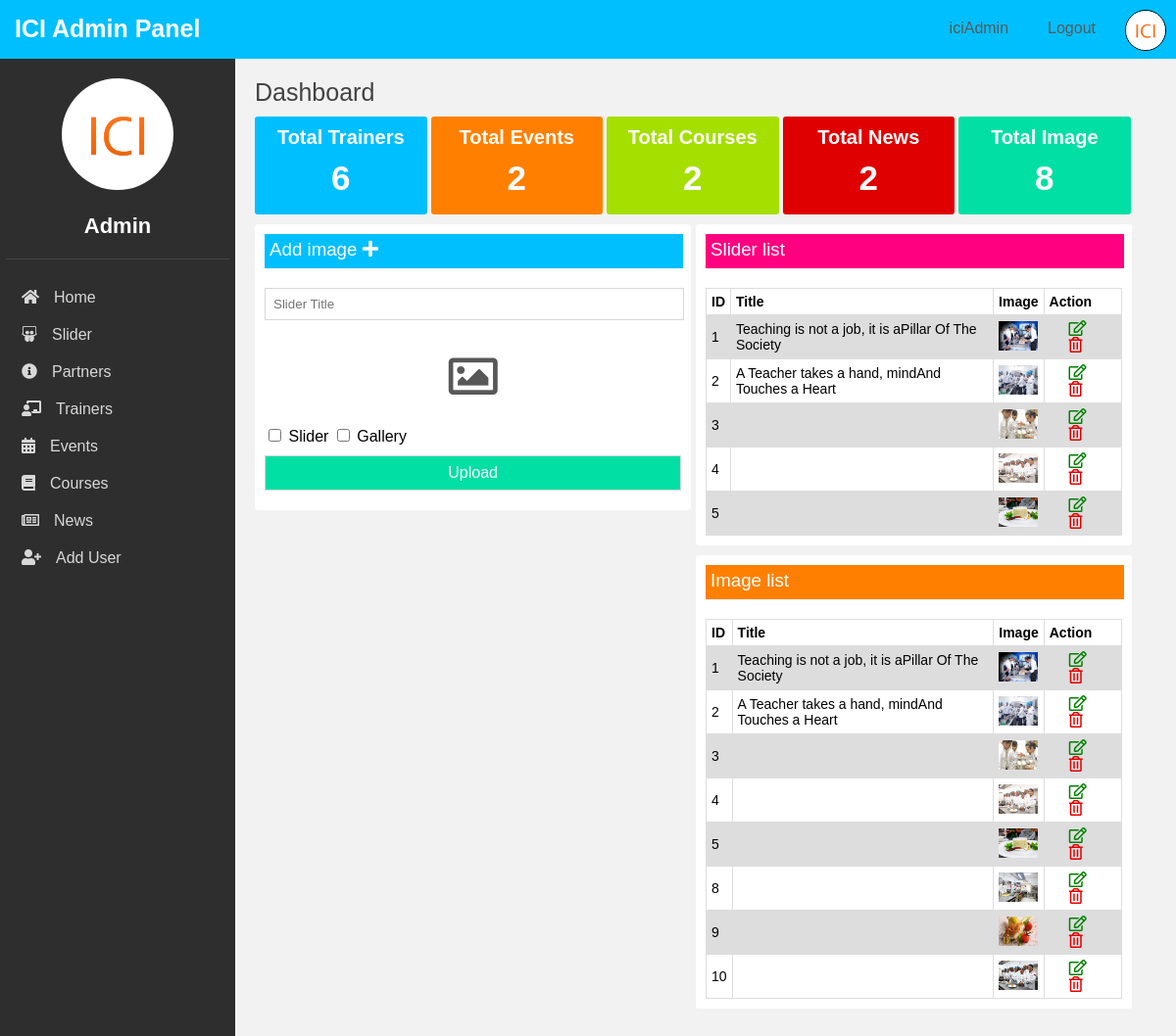
Page /admin/image.php (signed in) on the committed database.
### tables this page shows
CREATE TABLE `users` (
  `userid` int(11) NOT NULL,
  `username` varchar(255) NOT NULL,
  `userpass` varchar(255) NOT NULL,
  `userpic` varchar(300) NOT NULL,
  `fullname` varchar(300) NOT NULL
);

CREATE TABLE `gallery` (
  `imgid` int(11) NOT NULL,
  `imtitle` varchar(300) NOT NULL,
  `img` varchar(300) NOT NULL,
  `slider` int(10) NOT NULL
);

### admin/conf/class.php (called while the page is built, shortened)
<?php
	class icibd{
		public function userdata($username){
			global $conn;
			$query = $conn->prepare("SELECT * FROM users WHERE  username=? ");
			$query->bindValue(1, $username);
			$query->execute();
			return $query->fetch();
		}
		public function slider(){
			global $conn ;
			$query = $conn->prepare("SELECT * FROM 	gallery WHERE slider='1' ");
			$query-> execute();
			return $query->fetchAll ();
		}
		public function gallery(){
			global $conn ;
			$query = $conn->prepare("SELECT * FROM 	gallery");
			$query-> execute();
			return $query->fetchAll ();
		}
	}
?>

### admin/image.php (the view, shortened to what this page needs)
<?php include 'inc/header.php'; ?>
<div class="admincontent">
	<?php include 'inc/desbord.php'; ?>
	<div class="cleft">
		<div class="Sliderlist">
			<h3 class="blu" >Add image <i class="fas fa-plus"></i> </h3>
			<form id="from" action="" method="POST" enctype="multipart/form-data">
				<input type="text" name="stitle" placeholder="Slider Title">
				<label for="file"><h2><i class="far fa-image"></i></h2></label>
				<input name="slider" type="checkbox"  value="1"> Slider
				<input name="slider" type="checkbox"  value="0"> Gallery
				<input  class="parple" type="submit" name="sdone" value="Upload" >
			</form>
		</div>
	</div>
	<div class="cright">
		<div class="Sliderlist">
			<h3 class="pink" >Slider list </h3>
			<table>
				<tr>
					<th>ID</th>
					<th>Title</th>
					<th>Image</th>
					<th>Action</th>
				</tr>
			<?php
				$icislider = new icibd;
				$sliders = $icislider->slider();
				foreach ($sliders as $icislider) {?>
				<tr>
				  	<td><?php echo $icislider['imgid']; ?></td>
				  	<td><?php echo $icislider['imtitle']; ?></td>
				  	<td><img src="../img/gallery/<?php echo $icislider['img']; ?>"></td>
				  	<td>
				  		<a href="#"><i class="far fa-edit cgreen"></i></a>
				  		<a href="image.php?delet&$id=<?php echo $icislider['imgid']; ?>"><i class="far fa-trash-alt cred"></i></a>
				  	</td>
				</tr>
			<?php } ?>
			</table>
		</div>
		<div class="Sliderlist">
			<h3 class="orge" >Image list </h3>
			<table>
				<tr>
					<th>ID</th>
					<th>Title</th>
					<th>Image</th>
					<th>Action</th>
				</tr>
			<?php
				$icislider = new icibd;
				$sliders = $icislider->gallery();
				foreach ($sliders as $icislider) {?>
				<tr>
				  	<td><?php echo $icislider['imgid']; ?></td>
				  	<td><?php echo $icislider['imtitle']; ?></td>
				  	<td><img src="../img/gallery/<?php echo $icislider['img']; ?>"></td>
				  	<td>
				  		<a href="#"><i class="far fa-edit cgreen"></i></a>
				  		<a href="image.php?delet&$id=<?php echo $icislider['imgid']; ?>"><i class="far fa-trash-alt cred"></i></a>
				  	</td>
				</tr>
			<?php } ?>
			</table>
		</div>
	</div>
	</div>
</div>
</body>
</html>

### admin/inc/header.php (shortened to what this page needs)
<?php
	include 'conf/conn.php';
	include 'conf/class.php';
?>
<!DOCTYPE html>
<html>
<head>
	<link rel="stylesheet" type="text/css" href="css/style.css">
	<link rel="stylesheet" href="https://use.fontawesome.com/releases/v5.5.0/css/all.css">
</head>
<body>
<div class="cotener">
<div class="header">
	<h1> ICI Admin Panel</h1>
	<ul>
		<?php
		if (isset($_SESSION['username'])) {
			$id = $_SESSION['username'];
			$iciuser = new icibd;
			$data = $iciuser->userdata($id);?>
			<li><img src="img/<?php echo $data['userpic']?>"></li>
			<li><p><a href="logout.php">Logout</a></p></li>
			<li><p><a href=""><?php echo $data['username']?></a></p></li>
	</ul>
</div>
<div class="adminmanu bgcolor">
	<div class="adminprofile">
		<img src="img/<?php echo $data['userpic']?>">
		<h1><?php echo $data['fullname']?></h1>
	</div>
	<div class="nav">
		<ul>
			<li><i class="fas fa-home"></i><a href="index.php">Home</a></li>
			<li><i class="fab fa-slideshare"></i><a href="image.php">Slider</a></li>
			<li><i class="fas fa-info-circle"></i><a href="partner.php">Partners</a></li>
			<li><i class="fas fa-chalkboard-teacher"></i><a href="trainers.php">Trainers</a></li>
			<li><i class="fas fa-calendar-alt"></i><a href="event.php">Events</a></li>
			<li><i class="fas fa-book"></i><a href="cources.php">Courses</a></li>
			<li><i class="far fa-newspaper"></i><a href="news.php">News</a></li>
			<li><i class="fas fa-user-plus"></i><a href="">Add User</a></li>
		</ul>
	</div>
</div>
<?php }	?>

### admin/css/style.css (style rules this page uses)
body { margin:0; padding:0; background-color: #F2F2F2 }
h1,h2,h3,h4,h5,h6,b,p,a { margin: 0; padding: 0; text-decoration: none; color: #585858; font-family: "Trebuchet MS" , Verdana, Helvetica, Sans-Serif !important; }
li { list-style: none;margin: 0; }
ul { margin: 0;padding: 0; }
table { font-family: arial, sans-serif; border-collapse: collapse; width: 100%; margin-top: 20px; }
table img { width:40px; height: 30px; }
table i { padding-left: 20px; font-size: 16px; }
td, th { border: 1px solid #dddddd; text-align: left; padding: 5px; font-size: 14px; }
tr:nth-child(even) { background-color: #dddddd; }
#from { width: 100%; height: auto; margin-top: 20px; font-family: arial; }
#from input[type=text], input[type=email] { width: 96.5%; margin: 0; padding:8px; border:1px solid #D8D8D8; margin-bottom: 10px; }
#from label h2 { padding: 20px; margin: 0px auto; font-size: 50px; text-align: center; }
#from input[type=submit] { width:100%; margin: 0; padding:8px; border:1px solid #D8D8D8; margin-bottom: 10px; color: #fff; font-size: 16px; margin-top: 10px; }
.blu { background-color:#00BFFF; }
.orge { background-color: #FF8000; }
.parple { background-color: #01DFA5; }
.pink { background-color:#FF0080; }
.cred { color: #DF0101; }
.cgreen { color: green; }
.bgcolor { background-color: #2E2E2E }
.header { width: 100%; height: 60px; overflow: hidden; background-color:#00BFFF; position: fixed; }
.header h1 { color: #fff; padding: 0; margin: 0; padding: 15px; float: left; font-size: 25px; font-family: "Trebuchet MS" , Verdana, Helvetica, Sans-Serif !important; }
.header ul { float: right; }
.header ul li { float: right; margin: 0; padding: 10px; font-family: 'Montserrat', sans-serif; }
.header p { color: #fff; padding: 10px; }
.header ul img { width:40px; border-radius: 100%; border:1px solid #000; }
.admincontent { width: 75%; height: 1000px; padding: 20px; margin-left: 20%; float: left; margin-top: 60px; background-color: none; }
.adminmanu { width:20%; bottom: 0; top: 60px; position: fixed; }
.nav { width: 90%; margin: 0px auto; margin-top: 20px; }
.nav ul { margin: 0; padding: 0; }
.nav ul li { padding:10px; }
.nav ul i { color: #D8D8D8; margin-right:5px; }
.nav ul li a { color: #D8D8D8; font-size: 16px; padding:10px; font-family: arial; }
.adminprofile { width:95%; height: auto; margin: 0px auto; margin-top: 20px; text-align: center; border-bottom: 1px solid #424242; }
.adminprofile img { width:50%; border-radius: 100%; }
.adminprofile h1 { font-size: 22px; color: #fff; padding-top: 20px; padding-bottom: 20px; }
.cleft { float: left; width: 50%; }
.cright { float: left; width: 50%; }
.Sliderlist { width: 94.5%; height: auto; margin-top: 10px; background-color: #fff; border-radius: 3px; padding: 10px; }
.Sliderlist h3 { width: 98%; height: 25px; padding: 5px; margin: 0; color: #fff; font-weight: normal; }

### rows in the picture
users: userpic (placeholder picture), username "iciAdmin", fullname "Admin"
gallery: imgid "1", imtitle "Teaching is not a job, it is aPillar Of The Society", img (picture)
gallery: imgid "2", imtitle "A Teacher takes a hand, mind And Touches a Heart", img (picture)
gallery: imgid "3", img (picture)
gallery: imgid "4", img (picture)
gallery: imgid "5", img (picture)
gallery: imgid "8", img (picture)
gallery: imgid "9", img (picture)
gallery: imgid "10", img (picture)

### other values in the picture
$count "6"
$count "2"
$count "8"
